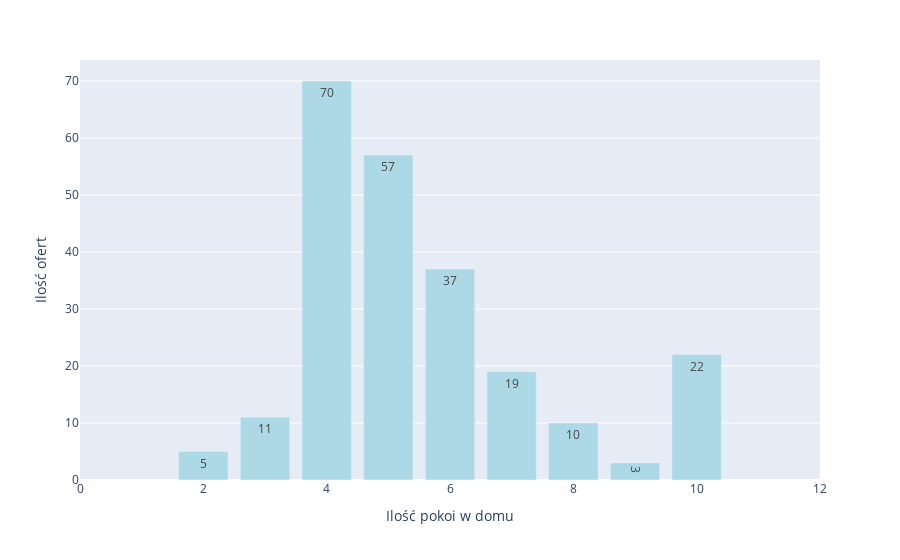

The cell this chart's notebook holds for it:
### Code cell
df = pd.DataFrame(data['Pokoje'].value_counts())

df.columns = ['Ilość ofert']
df.index.name = "Ilość pokoi w domu"
fig = px.bar(df, x=df.index, y='Ilość ofert', text='Ilość ofert')
fig.update_xaxes(range=[0,12])

fig.update_traces(marker_color='lightblue')
fig.update_layout(showlegend=False)
fig.show()

### Figure 1 — Plotly figure (JSON) as saved in the notebook; plotly's stock layout.template omitted (floating-point values rounded to 4 significant figures)
{"data": [{"alignmentgroup": "True", "hovertemplate": "Ilość pokoi w domu=%{x}<br>Ilość ofert=%{text}<extra></extra>", "legendgroup": "", "marker": {"color": "lightblue", "pattern": {"shape": ""}}, "name": "", "offsetgroup": "", "orientation": "v", "showlegend": false, "text": [70, 57, 37, 22, 19, 11, 10, 5, 3], "textposition": "auto", "type": "bar", "x": [4, 5, 6, 10, 7, 3, 8, 2, 9], "xaxis": "x", "y": [70, 57, 37, 22, 19, 11, 10, 5, 3], "yaxis": "y"}], "layout": {"barmode": "relative", "legend": {"tracegroupgap": 0}, "margin": {"t": 60}, "showlegend": false, "xaxis": {"anchor": "y", "domain": [0, 1], "range": [0, 12], "title": {"text": "Ilość pokoi w domu"}}, "yaxis": {"anchor": "x", "domain": [0, 1], "title": {"text": "Ilość ofert"}}}}
